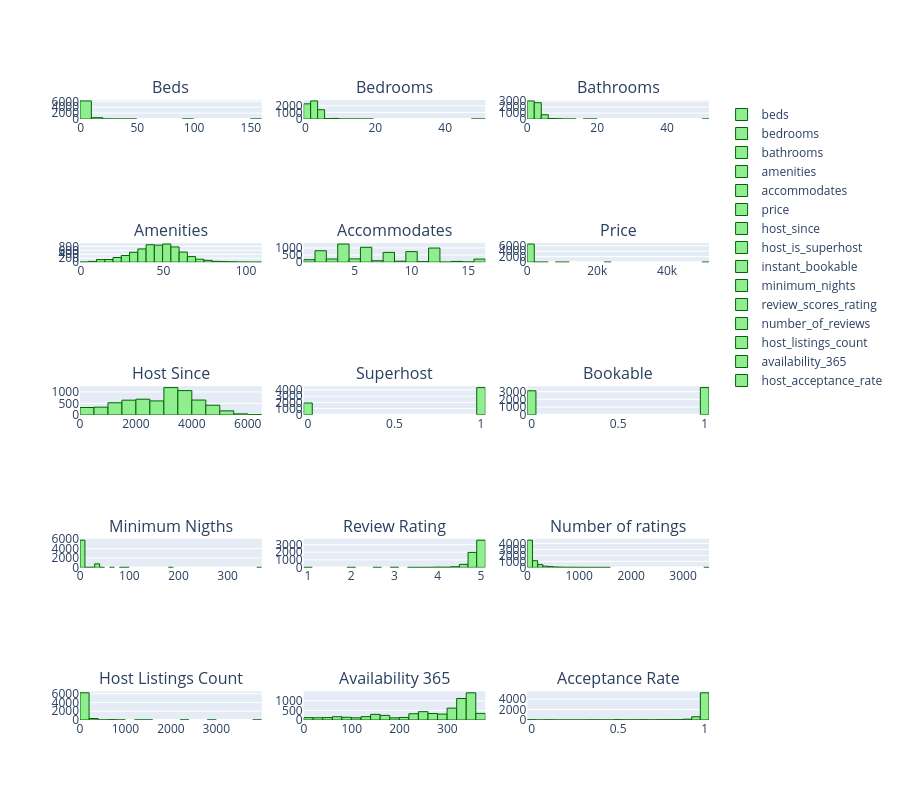

The notebook cell saved with this chart:
### Markdown cell above
### Histogram

### Code cell
titles = ['Beds', 'Bedrooms', 'Bathrooms',
          'Amenities', 'Accommodates', 'Price',
          'Host Since', 'Superhost', 'Bookable',
          'Minimum Nigths', 'Review Rating', 'Number of ratings',
          'Host Listings Count', 'Availability 365', 'Acceptance Rate'
         ]
fig_n = view.make_subplots(5, 3, 
    subplot_titles=titles,
    row_heights=[0.02, 0.02, 0.03, 0.03, 0.03],
    vertical_spacing=0.2)

beds = view.beds.hist(show=False), (1, 1)
bedr = view.bedrooms.hist(show=False), (1, 2)
bath = view.bathrooms.hist(show=False), (1, 3)
amm = view.amenities.hist(show=False), (2, 1)
acc = view.accommodates.hist(show=False), (2, 2)
prc = view.price.hist(show=False), (2, 3)
hs = view.host_since.hist(show=False), (3, 1)
sup = view.host_is_superhost.hist(show=False), (3, 2)
book = view.instant_bookable.hist(show=False), (3, 3)
mn = view.minimum_nights.hist(show=False, bins=50), (4, 1)
rr = view.review_scores_rating.hist(show=False), (4, 2)
nr = view.number_of_reviews.hist(show=False, bins=50), (4, 3)
hlc = view.host_listings_count.hist(show=False), (5, 1)
av = view.availability_365.hist(show=False), (5, 2)
ar = view.host_acceptance_rate.hist(show=False), (5, 3)

histograms = [beds, bedr, bath, amm, acc, prc, hs, sup ,book, mn, rr, nr, hlc, av, ar]
for trace, pos in histograms:
    fig_n.add_trace(trace, *pos)
fig_n.update_layout(height=800)
fig_n

### Figure 1 — Plotly figure (JSON) as saved in the notebook; plotly's stock layout.template omitted (floating-point values rounded to 4 significant figures; data arrays with more than 128 entries replaced by an {"elided": "..."} marker saying what was removed)
{"data": [{"marker": {"color": "lightgreen", "line": {"color": "darkgreen", "width": 1}}, "name": "beds", "nbinsx": 30, "type": "histogram", "x": {"elided": "6634 float values"}, "xaxis": "x", "yaxis": "y"}, {"marker": {"color": "lightgreen", "line": {"color": "darkgreen", "width": 1}}, "name": "bedrooms", "nbinsx": 30, "type": "histogram", "x": {"elided": "6634 float values"}, "xaxis": "x2", "yaxis": "y2"}, {"marker": {"color": "lightgreen", "line": {"color": "darkgreen", "width": 1}}, "name": "bathrooms", "nbinsx": 30, "type": "histogram", "x": {"elided": "6634 float values"}, "xaxis": "x3", "yaxis": "y3"}, {"marker": {"color": "lightgreen", "line": {"color": "darkgreen", "width": 1}}, "name": "amenities", "nbinsx": 30, "type": "histogram", "x": {"elided": "6634 int values"}, "xaxis": "x4", "yaxis": "y4"}, {"marker": {"color": "lightgreen", "line": {"color": "darkgreen", "width": 1}}, "name": "accommodates", "nbinsx": 30, "type": "histogram", "x": {"elided": "6634 int values"}, "xaxis": "x5", "yaxis": "y5"}, {"marker": {"color": "lightgreen", "line": {"color": "darkgreen", "width": 1}}, "name": "price", "nbinsx": 30, "type": "histogram", "x": {"elided": "6634 float values"}, "xaxis": "x6", "yaxis": "y6"}, {"marker": {"color": "lightgreen", "line": {"color": "darkgreen", "width": 1}}, "name": "host_since", "nbinsx": 30, "type": "histogram", "x": {"elided": "6634 float values"}, "xaxis": "x7", "yaxis": "y7"}, {"marker": {"color": "lightgreen", "line": {"color": "darkgreen", "width": 1}}, "name": "host_is_superhost", "nbinsx": 30, "type": "histogram", "x": {"elided": "6634 float values"}, "xaxis": "x8", "yaxis": "y8"}, {"marker": {"color": "lightgreen", "line": {"color": "darkgreen", "width": 1}}, "name": "instant_bookable", "nbinsx": 30, "type": "histogram", "x": {"elided": "6634 int values"}, "xaxis": "x9", "yaxis": "y9"}, {"marker": {"color": "lightgreen", "line": {"color": "darkgreen", "width": 1}}, "name": "minimum_nights", "nbinsx": 50, "type": "histogram", "x": {"elided": "6634 int values"}, "xaxis": "x10", "yaxis": "y10"}, {"marker": {"color": "lightgreen", "line": {"color": "darkgreen", "width": 1}}, "name": "review_scores_rating", "nbinsx": 30, "type": "histogram", "x": {"elided": "6634 float values"}, "xaxis": "x11", "yaxis": "y11"}, {"marker": {"color": "lightgreen", "line": {"color": "darkgreen", "width": 1}}, "name": "number_of_reviews", "nbinsx": 50, "type": "histogram", "x": {"elided": "6634 int values"}, "xaxis": "x12", "yaxis": "y12"}, {"marker": {"color": "lightgreen", "line": {"color": "darkgreen", "width": 1}}, "name": "host_listings_count", "nbinsx": 30, "type": "histogram", "x": {"elided": "6634 float values"}, "xaxis": "x13", "yaxis": "y13"}, {"marker": {"color": "lightgreen", "line": {"color": "darkgreen", "width": 1}}, "name": "availability_365", "nbinsx": 30, "type": "histogram", "x": {"elided": "6634 int values"}, "xaxis": "x14", "yaxis": "y14"}, {"marker": {"color": "lightgreen", "line": {"color": "darkgreen", "width": 1}}, "name": "host_acceptance_rate", "nbinsx": 30, "type": "histogram", "x": {"elided": "6634 float values"}, "xaxis": "x15", "yaxis": "y15"}], "layout": {"annotations": [{"font": {"size": 16}, "showarrow": false, "text": "Beds", "x": 0.1444, "xanchor": "center", "xref": "paper", "y": 1, "yanchor": "bottom", "yref": "paper"}, {"font": {"size": 16}, "showarrow": false, "text": "Bedrooms", "x": 0.5, "xanchor": "center", "xref": "paper", "y": 1, "yanchor": "bottom", "yref": "paper"}, {"font": {"size": 16}, "showarrow": false, "text": "Bathrooms", "x": 0.8556, "xanchor": "center", "xref": "paper", "y": 1, "yanchor": "bottom", "yref": "paper"}, {"font": {"size": 16}, "showarrow": false, "text": "Amenities", "x": 0.1444, "xanchor": "center", "xref": "paper", "y": 0.7692, "yanchor": "bottom", "yref": "paper"}, {"font": {"size": 16}, "showarrow": false, "text": "Accommodates", "x": 0.5, "xanchor": "center", "xref": "paper", "y": 0.7692, "yanchor": "bottom", "yref": "paper"}, {"font": {"size": 16}, "showarrow": false, "text": "Price", "x": 0.8556, "xanchor": "center", "xref": "paper", "y": 0.7692, "yanchor": "bottom", "yref": "paper"}, {"font": {"size": 16}, "showarrow": false, "text": "Host Since", "x": 0.1444, "xanchor": "center", "xref": "paper", "y": 0.5385, "yanchor": "bottom", "yref": "paper"}, {"font": {"size": 16}, "showarrow": false, "text": "Superhost", "x": 0.5, "xanchor": "center", "xref": "paper", "y": 0.5385, "yanchor": "bottom", "yref": "paper"}, {"font": {"size": 16}, "showarrow": false, "text": "Bookable", "x": 0.8556, "xanchor": "center", "xref": "paper", "y": 0.5385, "yanchor": "bottom", "yref": "paper"}, {"font": {"size": 16}, "showarrow": false, "text": "Minimum Nigths", "x": 0.1444, "xanchor": "center", "xref": "paper", "y": 0.2923, "yanchor": "bottom", "yref": "paper"}, {"font": {"size": 16}, "showarrow": false, "text": "Review Rating", "x": 0.5, "xanchor": "center", "xref": "paper", "y": 0.2923, "yanchor": "bottom", "yref": "paper"}, {"font": {"size": 16}, "showarrow": false, "text": "Number of ratings", "x": 0.8556, "xanchor": "center", "xref": "paper", "y": 0.2923, "yanchor": "bottom", "yref": "paper"}, {"font": {"size": 16}, "showarrow": false, "text": "Host Listings Count", "x": 0.1444, "xanchor": "center", "xref": "paper", "y": 0.04615, "yanchor": "bottom", "yref": "paper"}, {"font": {"size": 16}, "showarrow": false, "text": "Availability 365", "x": 0.5, "xanchor": "center", "xref": "paper", "y": 0.04615, "yanchor": "bottom", "yref": "paper"}, {"font": {"size": 16}, "showarrow": false, "text": "Acceptance Rate", "x": 0.8556, "xanchor": "center", "xref": "paper", "y": 0.04615, "yanchor": "bottom", "yref": "paper"}], "height": 800, "xaxis": {"anchor": "y", "domain": [0, 0.2889]}, "xaxis10": {"anchor": "y10", "domain": [0, 0.2889]}, "xaxis11": {"anchor": "y11", "domain": [0.3556, 0.6444]}, "xaxis12": {"anchor": "y12", "domain": [0.7111, 1]}, "xaxis13": {"anchor": "y13", "domain": [0, 0.2889]}, "xaxis14": {"anchor": "y14", "domain": [0.3556, 0.6444]}, "xaxis15": {"anchor": "y15", "domain": [0.7111, 1]}, "xaxis2": {"anchor": "y2", "domain": [0.3556, 0.6444]}, "xaxis3": {"anchor": "y3", "domain": [0.7111, 1]}, "xaxis4": {"anchor": "y4", "domain": [0, 0.2889]}, "xaxis5": {"anchor": "y5", "domain": [0.3556, 0.6444]}, "xaxis6": {"anchor": "y6", "domain": [0.7111, 1]}, "xaxis7": {"anchor": "y7", "domain": [0, 0.2889]}, "xaxis8": {"anchor": "y8", "domain": [0.3556, 0.6444]}, "xaxis9": {"anchor": "y9", "domain": [0.7111, 1]}, "yaxis": {"anchor": "x", "domain": [0.9692, 1]}, "yaxis10": {"anchor": "x10", "domain": [0.2462, 0.2923]}, "yaxis11": {"anchor": "x11", "domain": [0.2462, 0.2923]}, "yaxis12": {"anchor": "x12", "domain": [0.2462, 0.2923]}, "yaxis13": {"anchor": "x13", "domain": [0, 0.04615]}, "yaxis14": {"anchor": "x14", "domain": [0, 0.04615]}, "yaxis15": {"anchor": "x15", "domain": [0, 0.04615]}, "yaxis2": {"anchor": "x2", "domain": [0.9692, 1]}, "yaxis3": {"anchor": "x3", "domain": [0.9692, 1]}, "yaxis4": {"anchor": "x4", "domain": [0.7385, 0.7692]}, "yaxis5": {"anchor": "x5", "domain": [0.7385, 0.7692]}, "yaxis6": {"anchor": "x6", "domain": [0.7385, 0.7692]}, "yaxis7": {"anchor": "x7", "domain": [0.4923, 0.5385]}, "yaxis8": {"anchor": "x8", "domain": [0.4923, 0.5385]}, "yaxis9": {"anchor": "x9", "domain": [0.4923, 0.5385]}}}
